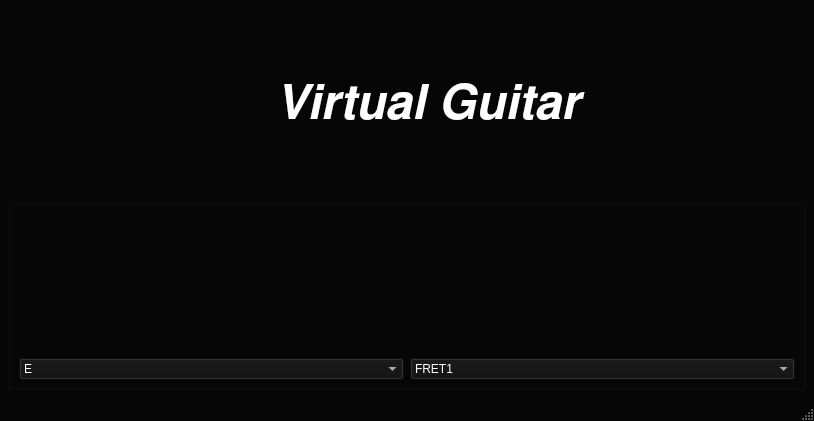
<?xml version="1.0" encoding="UTF-8"?>
<ui version="4.0">
 <class>MainWindow</class>
 <widget class="QMainWindow" name="MainWindow">
  <property name="geometry">
   <rect>
    <x>0</x>
    <y>0</y>
    <width>814</width>
    <height>421</height>
   </rect>
  </property>
  <property name="palette">
   <palette>
    <active>
     <colorrole role="WindowText">
      <brush brushstyle="SolidPattern">
       <color alpha="255">
        <red>255</red>
        <green>255</green>
        <blue>255</blue>
       </color>
      </brush>
     </colorrole>
     <colorrole role="Button">
      <brush brushstyle="SolidPattern">
       <color alpha="255">
        <red>7</red>
        <green>6</green>
        <blue>6</blue>
       </color>
      </brush>
     </colorrole>
     <colorrole role="Light">
      <brush brushstyle="SolidPattern">
       <color alpha="255">
        <red>10</red>
        <green>9</green>
        <blue>9</blue>
       </color>
      </brush>
     </colorrole>
     <colorrole role="Midlight">
      <brush brushstyle="SolidPattern">
       <color alpha="255">
        <red>8</red>
        <green>7</green>
        <blue>7</blue>
       </color>
      </brush>
     </colorrole>
     <colorrole role="Dark">
      <brush brushstyle="SolidPattern">
       <color alpha="255">
        <red>3</red>
        <green>3</green>
        <blue>3</blue>
       </color>
      </brush>
     </colorrole>
     <colorrole role="Mid">
      <brush brushstyle="SolidPattern">
       <color alpha="255">
        <red>4</red>
        <green>4</green>
        <blue>4</blue>
       </color>
      </brush>
     </colorrole>
     <colorrole role="Text">
      <brush brushstyle="SolidPattern">
       <color alpha="255">
        <red>255</red>
        <green>255</green>
        <blue>255</blue>
       </color>
      </brush>
     </colorrole>
     <colorrole role="BrightText">
      <brush brushstyle="SolidPattern">
       <color alpha="255">
        <red>255</red>
        <green>255</green>
        <blue>255</blue>
       </color>
      </brush>
     </colorrole>
     <colorrole role="ButtonText">
      <brush brushstyle="SolidPattern">
       <color alpha="255">
        <red>255</red>
        <green>255</green>
        <blue>255</blue>
       </color>
      </brush>
     </colorrole>
     <colorrole role="Base">
      <brush brushstyle="SolidPattern">
       <color alpha="255">
        <red>0</red>
        <green>0</green>
        <blue>0</blue>
       </color>
      </brush>
     </colorrole>
     <colorrole role="Window">
      <brush brushstyle="SolidPattern">
       <color alpha="255">
        <red>7</red>
        <green>6</green>
        <blue>6</blue>
       </color>
      </brush>
     </colorrole>
     <colorrole role="Shadow">
      <brush brushstyle="SolidPattern">
       <color alpha="255">
        <red>0</red>
        <green>0</green>
        <blue>0</blue>
       </color>
      </brush>
     </colorrole>
     <colorrole role="AlternateBase">
      <brush brushstyle="SolidPattern">
       <color alpha="255">
        <red>3</red>
        <green>3</green>
        <blue>3</blue>
       </color>
      </brush>
     </colorrole>
     <colorrole role="ToolTipBase">
      <brush brushstyle="SolidPattern">
       <color alpha="255">
        <red>255</red>
        <green>255</green>
        <blue>220</blue>
       </color>
      </brush>
     </colorrole>
     <colorrole role="ToolTipText">
      <brush brushstyle="SolidPattern">
       <color alpha="255">
        <red>0</red>
        <green>0</green>
        <blue>0</blue>
       </color>
      </brush>
     </colorrole>
    </active>
    <inactive>
     <colorrole role="WindowText">
      <brush brushstyle="SolidPattern">
       <color alpha="255">
        <red>255</red>
        <green>255</green>
        <blue>255</blue>
       </color>
      </brush>
     </colorrole>
     <colorrole role="Button">
      <brush brushstyle="SolidPattern">
       <color alpha="255">
        <red>7</red>
        <green>6</green>
        <blue>6</blue>
       </color>
      </brush>
     </colorrole>
     <colorrole role="Light">
      <brush brushstyle="SolidPattern">
       <color alpha="255">
        <red>10</red>
        <green>9</green>
        <blue>9</blue>
       </color>
      </brush>
     </colorrole>
     <colorrole role="Midlight">
      <brush brushstyle="SolidPattern">
       <color alpha="255">
        <red>8</red>
        <green>7</green>
        <blue>7</blue>
       </color>
      </brush>
     </colorrole>
     <colorrole role="Dark">
      <brush brushstyle="SolidPattern">
       <color alpha="255">
        <red>3</red>
        <green>3</green>
        <blue>3</blue>
       </color>
      </brush>
     </colorrole>
     <colorrole role="Mid">
      <brush brushstyle="SolidPattern">
       <color alpha="255">
        <red>4</red>
        <green>4</green>
        <blue>4</blue>
       </color>
      </brush>
     </colorrole>
     <colorrole role="Text">
      <brush brushstyle="SolidPattern">
       <color alpha="255">
        <red>255</red>
        <green>255</green>
        <blue>255</blue>
       </color>
      </brush>
     </colorrole>
     <colorrole role="BrightText">
      <brush brushstyle="SolidPattern">
       <color alpha="255">
        <red>255</red>
        <green>255</green>
        <blue>255</blue>
       </color>
      </brush>
     </colorrole>
     <colorrole role="ButtonText">
      <brush brushstyle="SolidPattern">
       <color alpha="255">
        <red>255</red>
        <green>255</green>
        <blue>255</blue>
       </color>
      </brush>
     </colorrole>
     <colorrole role="Base">
      <brush brushstyle="SolidPattern">
       <color alpha="255">
        <red>0</red>
        <green>0</green>
        <blue>0</blue>
       </color>
      </brush>
     </colorrole>
     <colorrole role="Window">
      <brush brushstyle="SolidPattern">
       <color alpha="255">
        <red>7</red>
        <green>6</green>
        <blue>6</blue>
       </color>
      </brush>
     </colorrole>
     <colorrole role="Shadow">
      <brush brushstyle="SolidPattern">
       <color alpha="255">
        <red>0</red>
        <green>0</green>
        <blue>0</blue>
       </color>
      </brush>
     </colorrole>
     <colorrole role="AlternateBase">
      <brush brushstyle="SolidPattern">
       <color alpha="255">
        <red>3</red>
        <green>3</green>
        <blue>3</blue>
       </color>
      </brush>
     </colorrole>
     <colorrole role="ToolTipBase">
      <brush brushstyle="SolidPattern">
       <color alpha="255">
        <red>255</red>
        <green>255</green>
        <blue>220</blue>
       </color>
      </brush>
     </colorrole>
     <colorrole role="ToolTipText">
      <brush brushstyle="SolidPattern">
       <color alpha="255">
        <red>0</red>
        <green>0</green>
        <blue>0</blue>
       </color>
      </brush>
     </colorrole>
    </inactive>
    <disabled>
     <colorrole role="WindowText">
      <brush brushstyle="SolidPattern">
       <color alpha="255">
        <red>3</red>
        <green>3</green>
        <blue>3</blue>
       </color>
      </brush>
     </colorrole>
     <colorrole role="Button">
      <brush brushstyle="SolidPattern">
       <color alpha="255">
        <red>7</red>
        <green>6</green>
        <blue>6</blue>
       </color>
      </brush>
     </colorrole>
     <colorrole role="Light">
      <brush brushstyle="SolidPattern">
       <color alpha="255">
        <red>10</red>
        <green>9</green>
        <blue>9</blue>
       </color>
      </brush>
     </colorrole>
     <colorrole role="Midlight">
      <brush brushstyle="SolidPattern">
       <color alpha="255">
        <red>8</red>
        <green>7</green>
        <blue>7</blue>
       </color>
      </brush>
     </colorrole>
     <colorrole role="Dark">
      <brush brushstyle="SolidPattern">
       <color alpha="255">
        <red>3</red>
        <green>3</green>
        <blue>3</blue>
       </color>
      </brush>
     </colorrole>
     <colorrole role="Mid">
      <brush brushstyle="SolidPattern">
       <color alpha="255">
        <red>4</red>
        <green>4</green>
        <blue>4</blue>
       </color>
      </brush>
     </colorrole>
     <colorrole role="Text">
      <brush brushstyle="SolidPattern">
       <color alpha="255">
        <red>255</red>
        <green>170</green>
        <blue>127</blue>
       </color>
      </brush>
     </colorrole>
     <colorrole role="BrightText">
      <brush brushstyle="SolidPattern">
       <color alpha="255">
        <red>255</red>
        <green>255</green>
        <blue>255</blue>
       </color>
      </brush>
     </colorrole>
     <colorrole role="ButtonText">
      <brush brushstyle="SolidPattern">
       <color alpha="255">
        <red>250</red>
        <green>250</green>
        <blue>250</blue>
       </color>
      </brush>
     </colorrole>
     <colorrole role="Base">
      <brush brushstyle="SolidPattern">
       <color alpha="255">
        <red>7</red>
        <green>6</green>
        <blue>6</blue>
       </color>
      </brush>
     </colorrole>
     <colorrole role="Window">
      <brush brushstyle="SolidPattern">
       <color alpha="255">
        <red>7</red>
        <green>6</green>
        <blue>6</blue>
       </color>
      </brush>
     </colorrole>
     <colorrole role="Shadow">
      <brush brushstyle="SolidPattern">
       <color alpha="255">
        <red>0</red>
        <green>0</green>
        <blue>0</blue>
       </color>
      </brush>
     </colorrole>
     <colorrole role="AlternateBase">
      <brush brushstyle="SolidPattern">
       <color alpha="255">
        <red>7</red>
        <green>6</green>
        <blue>6</blue>
       </color>
      </brush>
     </colorrole>
     <colorrole role="ToolTipBase">
      <brush brushstyle="SolidPattern">
       <color alpha="255">
        <red>255</red>
        <green>255</green>
        <blue>220</blue>
       </color>
      </brush>
     </colorrole>
     <colorrole role="ToolTipText">
      <brush brushstyle="SolidPattern">
       <color alpha="255">
        <red>0</red>
        <green>0</green>
        <blue>0</blue>
       </color>
      </brush>
     </colorrole>
    </disabled>
   </palette>
  </property>
  <property name="windowTitle">
   <string>MainWindow</string>
  </property>
  <widget class="QWidget" name="centralwidget">
   <layout class="QGridLayout" name="gridLayout_2">
    <item row="1" column="0">
     <widget class="QFrame" name="frame">
      <property name="palette">
       <palette>
        <active>
         <colorrole role="WindowText">
          <brush brushstyle="SolidPattern">
           <color alpha="255">
            <red>255</red>
            <green>255</green>
            <blue>255</blue>
           </color>
          </brush>
         </colorrole>
         <colorrole role="Button">
          <brush brushstyle="SolidPattern">
           <color alpha="255">
            <red>18</red>
            <green>17</green>
            <blue>17</blue>
           </color>
          </brush>
         </colorrole>
         <colorrole role="Light">
          <brush brushstyle="SolidPattern">
           <color alpha="255">
            <red>27</red>
            <green>25</green>
            <blue>25</blue>
           </color>
          </brush>
         </colorrole>
         <colorrole role="Midlight">
          <brush brushstyle="SolidPattern">
           <color alpha="255">
            <red>22</red>
            <green>21</green>
            <blue>21</blue>
           </color>
          </brush>
         </colorrole>
         <colorrole role="Dark">
          <brush brushstyle="SolidPattern">
           <color alpha="255">
            <red>9</red>
            <green>8</green>
            <blue>8</blue>
           </color>
          </brush>
         </colorrole>
         <colorrole role="Mid">
          <brush brushstyle="SolidPattern">
           <color alpha="255">
            <red>12</red>
            <green>11</green>
            <blue>11</blue>
           </color>
          </brush>
         </colorrole>
         <colorrole role="Text">
          <brush brushstyle="SolidPattern">
           <color alpha="255">
            <red>255</red>
            <green>255</green>
            <blue>255</blue>
           </color>
          </brush>
         </colorrole>
         <colorrole role="BrightText">
          <brush brushstyle="SolidPattern">
           <color alpha="255">
            <red>255</red>
            <green>255</green>
            <blue>255</blue>
           </color>
          </brush>
         </colorrole>
         <colorrole role="ButtonText">
          <brush brushstyle="SolidPattern">
           <color alpha="255">
            <red>255</red>
            <green>255</green>
            <blue>255</blue>
           </color>
          </brush>
         </colorrole>
         <colorrole role="Base">
          <brush brushstyle="SolidPattern">
           <color alpha="255">
            <red>0</red>
            <green>0</green>
            <blue>0</blue>
           </color>
          </brush>
         </colorrole>
         <colorrole role="Window">
          <brush brushstyle="SolidPattern">
           <color alpha="255">
            <red>18</red>
            <green>17</green>
            <blue>17</blue>
           </color>
          </brush>
         </colorrole>
         <colorrole role="Shadow">
          <brush brushstyle="SolidPattern">
           <color alpha="255">
            <red>0</red>
            <green>0</green>
            <blue>0</blue>
           </color>
          </brush>
         </colorrole>
         <colorrole role="AlternateBase">
          <brush brushstyle="SolidPattern">
           <color alpha="255">
            <red>9</red>
            <green>8</green>
            <blue>8</blue>
           </color>
          </brush>
         </colorrole>
         <colorrole role="ToolTipBase">
          <brush brushstyle="SolidPattern">
           <color alpha="255">
            <red>255</red>
            <green>255</green>
            <blue>220</blue>
           </color>
          </brush>
         </colorrole>
         <colorrole role="ToolTipText">
          <brush brushstyle="SolidPattern">
           <color alpha="255">
            <red>0</red>
            <green>0</green>
            <blue>0</blue>
           </color>
          </brush>
         </colorrole>
        </active>
        <inactive>
         <colorrole role="WindowText">
          <brush brushstyle="SolidPattern">
           <color alpha="255">
            <red>255</red>
            <green>255</green>
            <blue>255</blue>
           </color>
          </brush>
         </colorrole>
         <colorrole role="Button">
          <brush brushstyle="SolidPattern">
           <color alpha="255">
            <red>18</red>
            <green>17</green>
            <blue>17</blue>
           </color>
          </brush>
         </colorrole>
         <colorrole role="Light">
          <brush brushstyle="SolidPattern">
           <color alpha="255">
            <red>27</red>
            <green>25</green>
            <blue>25</blue>
           </color>
          </brush>
         </colorrole>
         <colorrole role="Midlight">
          <brush brushstyle="SolidPattern">
           <color alpha="255">
            <red>22</red>
            <green>21</green>
            <blue>21</blue>
           </color>
          </brush>
         </colorrole>
         <colorrole role="Dark">
          <brush brushstyle="SolidPattern">
           <color alpha="255">
            <red>9</red>
            <green>8</green>
            <blue>8</blue>
           </color>
          </brush>
         </colorrole>
         <colorrole role="Mid">
          <brush brushstyle="SolidPattern">
           <color alpha="255">
            <red>12</red>
            <green>11</green>
            <blue>11</blue>
           </color>
          </brush>
         </colorrole>
         <colorrole role="Text">
          <brush brushstyle="SolidPattern">
           <color alpha="255">
            <red>255</red>
            <green>255</green>
            <blue>255</blue>
           </color>
          </brush>
         </colorrole>
         <colorrole role="BrightText">
          <brush brushstyle="SolidPattern">
           <color alpha="255">
            <red>255</red>
            <green>255</green>
            <blue>255</blue>
           </color>
          </brush>
         </colorrole>
         <colorrole role="ButtonText">
          <brush brushstyle="SolidPattern">
           <color alpha="255">
            <red>255</red>
            <green>255</green>
            <blue>255</blue>
           </color>
          </brush>
         </colorrole>
         <colorrole role="Base">
          <brush brushstyle="SolidPattern">
           <color alpha="255">
            <red>0</red>
            <green>0</green>
            <blue>0</blue>
           </color>
          </brush>
         </colorrole>
         <colorrole role="Window">
          <brush brushstyle="SolidPattern">
           <color alpha="255">
            <red>18</red>
            <green>17</green>
            <blue>17</blue>
           </color>
          </brush>
         </colorrole>
         <colorrole role="Shadow">
          <brush brushstyle="SolidPattern">
           <color alpha="255">
            <red>0</red>
            <green>0</green>
            <blue>0</blue>
           </color>
          </brush>
         </colorrole>
         <colorrole role="AlternateBase">
          <brush brushstyle="SolidPattern">
           <color alpha="255">
            <red>9</red>
            <green>8</green>
            <blue>8</blue>
           </color>
          </brush>
         </colorrole>
         <colorrole role="ToolTipBase">
          <brush brushstyle="SolidPattern">
           <color alpha="255">
            <red>255</red>
            <green>255</green>
            <blue>220</blue>
           </color>
          </brush>
         </colorrole>
         <colorrole role="ToolTipText">
          <brush brushstyle="SolidPattern">
           <color alpha="255">
            <red>0</red>
            <green>0</green>
            <blue>0</blue>
           </color>
          </brush>
         </colorrole>
        </inactive>
        <disabled>
         <colorrole role="WindowText">
          <brush brushstyle="SolidPattern">
           <color alpha="255">
            <red>9</red>
            <green>8</green>
            <blue>8</blue>
           </color>
          </brush>
         </colorrole>
         <colorrole role="Button">
          <brush brushstyle="SolidPattern">
           <color alpha="255">
            <red>18</red>
            <green>17</green>
            <blue>17</blue>
           </color>
          </brush>
         </colorrole>
         <colorrole role="Light">
          <brush brushstyle="SolidPattern">
           <color alpha="255">
            <red>27</red>
            <green>25</green>
            <blue>25</blue>
           </color>
          </brush>
         </colorrole>
         <colorrole role="Midlight">
          <brush brushstyle="SolidPattern">
           <color alpha="255">
            <red>22</red>
            <green>21</green>
            <blue>21</blue>
           </color>
          </brush>
         </colorrole>
         <colorrole role="Dark">
          <brush brushstyle="SolidPattern">
           <color alpha="255">
            <red>9</red>
            <green>8</green>
            <blue>8</blue>
           </color>
          </brush>
         </colorrole>
         <colorrole role="Mid">
          <brush brushstyle="SolidPattern">
           <color alpha="255">
            <red>12</red>
            <green>11</green>
            <blue>11</blue>
           </color>
          </brush>
         </colorrole>
         <colorrole role="Text">
          <brush brushstyle="SolidPattern">
           <color alpha="255">
            <red>9</red>
            <green>8</green>
            <blue>8</blue>
           </color>
          </brush>
         </colorrole>
         <colorrole role="BrightText">
          <brush brushstyle="SolidPattern">
           <color alpha="255">
            <red>255</red>
            <green>255</green>
            <blue>255</blue>
           </color>
          </brush>
         </colorrole>
         <colorrole role="ButtonText">
          <brush brushstyle="SolidPattern">
           <color alpha="255">
            <red>9</red>
            <green>8</green>
            <blue>8</blue>
           </color>
          </brush>
         </colorrole>
         <colorrole role="Base">
          <brush brushstyle="SolidPattern">
           <color alpha="255">
            <red>18</red>
            <green>17</green>
            <blue>17</blue>
           </color>
          </brush>
         </colorrole>
         <colorrole role="Window">
          <brush brushstyle="SolidPattern">
           <color alpha="255">
            <red>18</red>
            <green>17</green>
            <blue>17</blue>
           </color>
          </brush>
         </colorrole>
         <colorrole role="Shadow">
          <brush brushstyle="SolidPattern">
           <color alpha="255">
            <red>0</red>
            <green>0</green>
            <blue>0</blue>
           </color>
          </brush>
         </colorrole>
         <colorrole role="AlternateBase">
          <brush brushstyle="SolidPattern">
           <color alpha="255">
            <red>18</red>
            <green>17</green>
            <blue>17</blue>
           </color>
          </brush>
         </colorrole>
         <colorrole role="ToolTipBase">
          <brush brushstyle="SolidPattern">
           <color alpha="255">
            <red>255</red>
            <green>255</green>
            <blue>220</blue>
           </color>
          </brush>
         </colorrole>
         <colorrole role="ToolTipText">
          <brush brushstyle="SolidPattern">
           <color alpha="255">
            <red>0</red>
            <green>0</green>
            <blue>0</blue>
           </color>
          </brush>
         </colorrole>
        </disabled>
       </palette>
      </property>
      <property name="frameShape">
       <enum>QFrame::StyledPanel</enum>
      </property>
      <property name="frameShadow">
       <enum>QFrame::Raised</enum>
      </property>
      <layout class="QGridLayout" name="gridLayout">
       <item row="2" column="1">
        <widget class="QComboBox" name="comboBox_2">
         <item>
          <property name="text">
           <string>FRET1</string>
          </property>
         </item>
         <item>
          <property name="text">
           <string>FRET2</string>
          </property>
         </item>
         <item>
          <property name="text">
           <string>FRET3</string>
          </property>
         </item>
         <item>
          <property name="text">
           <string>FRET4</string>
          </property>
         </item>
         <item>
          <property name="text">
           <string>FRET5</string>
          </property>
         </item>
         <item>
          <property name="text">
           <string>FRET6</string>
          </property>
         </item>
         <item>
          <property name="text">
           <string>FRET7</string>
          </property>
         </item>
         <item>
          <property name="text">
           <string>FRET8</string>
          </property>
         </item>
         <item>
          <property name="text">
           <string>FRET9</string>
          </property>
         </item>
         <item>
          <property name="text">
           <string>FRET10</string>
          </property>
         </item>
         <item>
          <property name="text">
           <string>FRET11</string>
          </property>
         </item>
         <item>
          <property name="text">
           <string>FRET12</string>
          </property>
         </item>
         <item>
          <property name="text">
           <string>FRET13</string>
          </property>
         </item>
        </widget>
       </item>
       <item row="2" column="0">
        <widget class="QComboBox" name="comboBox">
         <property name="palette">
          <palette>
           <active>
            <colorrole role="Text">
             <brush brushstyle="SolidPattern">
              <color alpha="255">
               <red>255</red>
               <green>255</green>
               <blue>255</blue>
              </color>
             </brush>
            </colorrole>
           </active>
           <inactive>
            <colorrole role="Text">
             <brush brushstyle="SolidPattern">
              <color alpha="255">
               <red>255</red>
               <green>255</green>
               <blue>255</blue>
              </color>
             </brush>
            </colorrole>
           </inactive>
           <disabled>
            <colorrole role="Text">
             <brush brushstyle="SolidPattern">
              <color alpha="255">
               <red>240</red>
               <green>214</green>
               <blue>214</blue>
              </color>
             </brush>
            </colorrole>
           </disabled>
          </palette>
         </property>
         <item>
          <property name="text">
           <string>E</string>
          </property>
         </item>
         <item>
          <property name="text">
           <string>B</string>
          </property>
         </item>
         <item>
          <property name="text">
           <string>G</string>
          </property>
         </item>
         <item>
          <property name="text">
           <string>D</string>
          </property>
         </item>
         <item>
          <property name="text">
           <string>A</string>
          </property>
         </item>
         <item>
          <property name="text">
           <string>E`</string>
          </property>
         </item>
        </widget>
       </item>
       <item row="0" column="0" colspan="2">
        <widget class="QLabel" name="label">
         <property name="autoFillBackground">
          <bool>false</bool>
         </property>
         <property name="text">
          <string/>
         </property>
         <property name="pixmap">
          <pixmap>../../Pictures/Screenshot from 2020-05-18 00-38-25.png</pixmap>
         </property>
         <property name="scaledContents">
          <bool>true</bool>
         </property>
         <property name="wordWrap">
          <bool>false</bool>
         </property>
        </widget>
       </item>
      </layout>
     </widget>
    </item>
    <item row="0" column="0">
     <widget class="QLabel" name="label_2">
      <property name="font">
       <font>
        <family>Nimbus Sans L</family>
        <pointsize>36</pointsize>
        <weight>75</weight>
        <italic>true</italic>
        <bold>true</bold>
        <underline>false</underline>
       </font>
      </property>
      <property name="text">
       <string>                    Virtual Guitar</string>
      </property>
     </widget>
    </item>
   </layout>
  </widget>
  <widget class="QMenuBar" name="menubar">
   <property name="geometry">
    <rect>
     <x>0</x>
     <y>0</y>
     <width>814</width>
     <height>20</height>
    </rect>
   </property>
  </widget>
  <widget class="QStatusBar" name="statusbar"/>
 </widget>
 <resources/>
 <connections/>
</ui>
